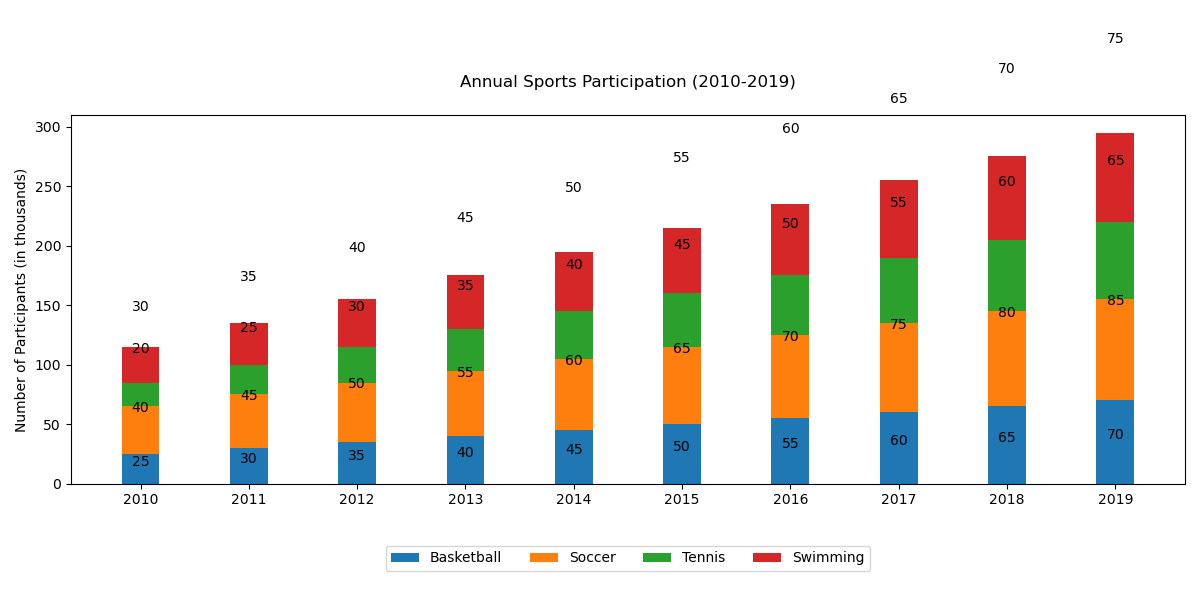

Here is the Python script that generated this plot:

import matplotlib.pyplot as plt
import numpy as np

years = np.array(['2010', '2011', '2012', '2013', '2014', '2015', '2016', '2017', '2018', '2019'])
Basketball = np.array([25, 30, 35, 40, 45, 50, 55, 60, 65, 70])
Soccer = np.array([40, 45, 50, 55, 60, 65, 70, 75, 80, 85])
Tennis = np.array([20, 25, 30, 35, 40, 45, 50, 55, 60, 65])
Swimming = np.array([30, 35, 40, 45, 50, 55, 60, 65, 70, 75])

bar_width = 0.35
fig, ax = plt.subplots(figsize=(12, 6))

ax.bar(years, Basketball, width=bar_width, label='Basketball', color='#1f77b4')
ax.bar(years, Soccer, bottom=Basketball, width=bar_width, label='Soccer', color='#ff7f0e')
ax.bar(years, Tennis, bottom=Basketball+Soccer, width=bar_width, label='Tennis', color='#2ca02c')
ax.bar(years, Swimming, bottom=Basketball+Soccer+Tennis, width=bar_width, label='Swimming', color='#d62728')

ax.set_ylabel('Number of Participants (in thousands)')
ax.set_title('Annual Sports Participation (2010-2019)', pad=20)
ax.set_xticks(years)
ax.set_xticklabels(years)
ax.legend(ncol=4, bbox_to_anchor=(0.5, -0.15), loc='upper center')

# Adding numerical labels
for i in range(len(years)):
    y_offset = Basketball[i] / 2
    ax.text(years[i], y_offset, Basketball[i], ha='center', va='bottom')
    y_offset += Soccer[i] / 2 + Basketball[i]
    ax.text(years[i], y_offset, Soccer[i], ha='center', va='bottom')
    y_offset += Tennis[i] / 2 + Soccer[i]
    ax.text(years[i], y_offset, Tennis[i], ha='center', va='bottom')
    y_offset += Swimming[i] / 2 + Tennis[i]
    ax.text(years[i], y_offset, Swimming[i], ha='center', va='bottom')

plt.tight_layout()
plt.show()
